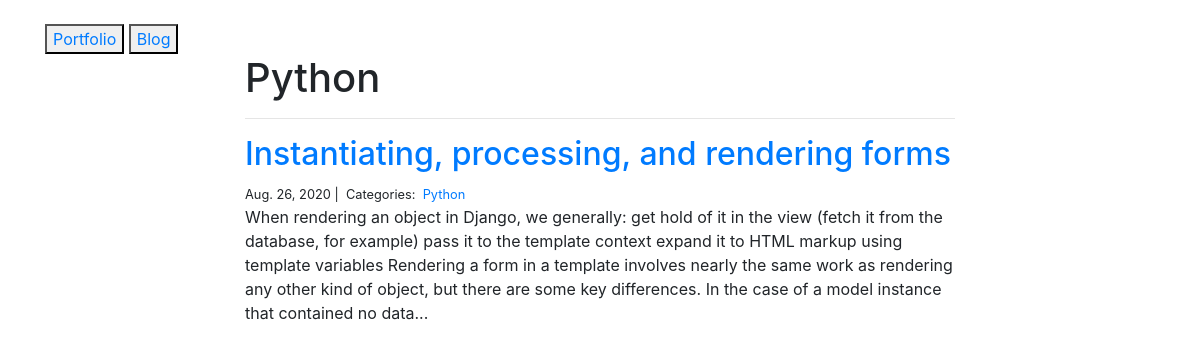
The page /blog/Python/ on the database its author committed.
### blog/models.py (models this page shows)
class Category(models.Model):
    name=models.CharField(max_length=20)

class Post(models.Model):
    title=models.CharField(max_length=255)
    body=models.TextField()
    created_on=models.DateTimeField(auto_now_add=True)
    last_modified=models.DateTimeField(auto_now=True)
    categories=models.ManyToManyField('Category', related_name='posts')

### blog/views.py (the view)
# urls.py: path("<category>/", views.blog_category, name="blog_category"),
def blog_category(request, category):
    posts = Post.objects.filter(
        categories__name__contains=category
    ).order_by(
        '-created_on'
    )
    context = {
        "category": category,
        "posts": posts
    }
    return render(request, "blog_category.html", context)

### templates/blog_category.html
{% extends "base.html" %}
{% block page_content %}
<div class="col-md-8 offset-md-2">
    <h1>{{ category | title }}</h1>
    <hr>
    {% for post in posts %}
        <h2><a href="{% url 'blog_detail' post.pk%}">{{ post.title }}</a></h2>
        <small>
            {{ post.created_on.date }} |&nbsp;
            Categories:&nbsp;
            {% for category in post.categories.all %}
            <a href="{% url 'blog_category' category.name %}">
                {{ category.name }}
            </a>&nbsp;
            {% endfor %}
        </small>
        <p>{{ post.body | slice:":400" }}...</p>
    {% endfor %}
</div>
{% endblock %}

### rows shown on the page
Category: name "Python"
Post: title "Instantiating, processing, and rendering forms", created_on "Aug. 26, 2020", body "When rendering an object in Django, we generally: get hold of it in the view (fetch it from the database, for example) pass it to the template context expand it to HTML markup using template variables Rendering a form in a template involves nearly the same work as rendering any other kind of object, but there are some key differences. In the case of a model instance that contained no data"
